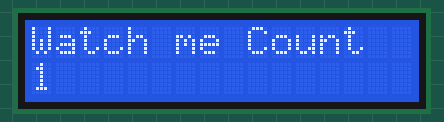
A sketch run on a simulated Arduino Uno, built with avr-gcc and run on an emulated ATmega328P. Parts: 16×2 character LCD.

Above: at 0.1 s.
At 1.1 s:
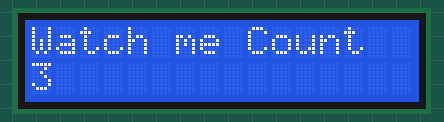
At 1.6 s:
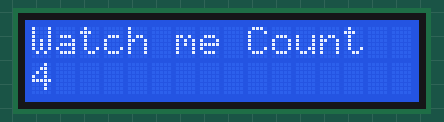
At 2.6 s:
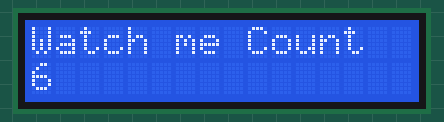
At 4.1 s:
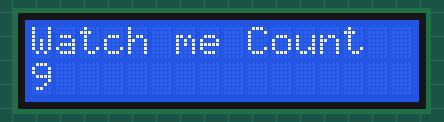
At 5.6 s:
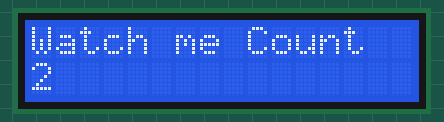

Measured:
- by itself, everything shown: repeats every 5.0 s, in 11 steps
- what the display in image 1 shows lasts 0.5 s, from 1.1 s to 1.6 s

The sketch:

48-LCD-Display.ino
```cpp
/**
 * Lesson 48 - LCD Display


 */

 #include <LiquidCrystal.h>

int rs = 7;
int en = 6;
int d4 = 5;
int d5 = 4;
int d6 = 3;
int d7 = 2;

LiquidCrystal lcd(rs,en,d4,d5,d6,d7);

int dt = 1000;

void setup() {
  //16 columns, 2 rows
  lcd.begin(16,2);
}

void loop() {
  lcd.setCursor(0,0);
  lcd.print("Watch me Count");
  for (int i = 1; i <= 10; i++){
    lcd.setCursor(0, 1);
    lcd.print(i);
    delay(dt/2);
  }
  lcd.clear();
}
```
